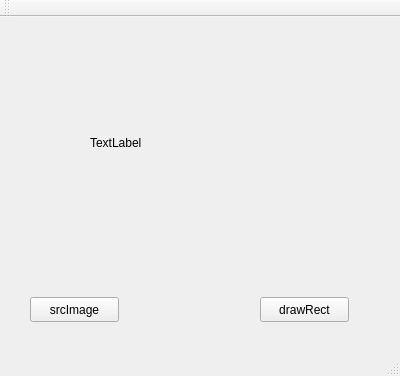
<?xml version="1.0" encoding="UTF-8"?>
<ui version="4.0">
 <class>MainWindow</class>
 <widget class="QMainWindow" name="MainWindow">
  <property name="geometry">
   <rect>
    <x>0</x>
    <y>0</y>
    <width>400</width>
    <height>376</height>
   </rect>
  </property>
  <property name="windowTitle">
   <string>MainWindow</string>
  </property>
  <widget class="QWidget" name="centralWidget">
   <widget class="QLabel" name="label">
    <property name="geometry">
     <rect>
      <x>90</x>
      <y>20</y>
      <width>211</width>
      <height>211</height>
     </rect>
    </property>
    <property name="text">
     <string>TextLabel</string>
    </property>
   </widget>
   <widget class="QPushButton" name="pushButton">
    <property name="geometry">
     <rect>
      <x>30</x>
      <y>280</y>
      <width>89</width>
      <height>25</height>
     </rect>
    </property>
    <property name="text">
     <string>srcImage</string>
    </property>
   </widget>
   <widget class="QPushButton" name="pushButton_2">
    <property name="geometry">
     <rect>
      <x>260</x>
      <y>280</y>
      <width>89</width>
      <height>25</height>
     </rect>
    </property>
    <property name="text">
     <string>drawRect</string>
    </property>
   </widget>
   <zorder>label</zorder>
   <zorder>pushButton_2</zorder>
   <zorder>pushButton</zorder>
  </widget>
  <widget class="QMenuBar" name="menuBar">
   <property name="geometry">
    <rect>
     <x>0</x>
     <y>0</y>
     <width>400</width>
     <height>22</height>
    </rect>
   </property>
  </widget>
  <widget class="QToolBar" name="mainToolBar">
   <attribute name="toolBarArea">
    <enum>TopToolBarArea</enum>
   </attribute>
   <attribute name="toolBarBreak">
    <bool>false</bool>
   </attribute>
  </widget>
  <widget class="QStatusBar" name="statusBar"/>
 </widget>
 <layoutdefault spacing="6" margin="11"/>
 <resources/>
 <connections/>
</ui>
